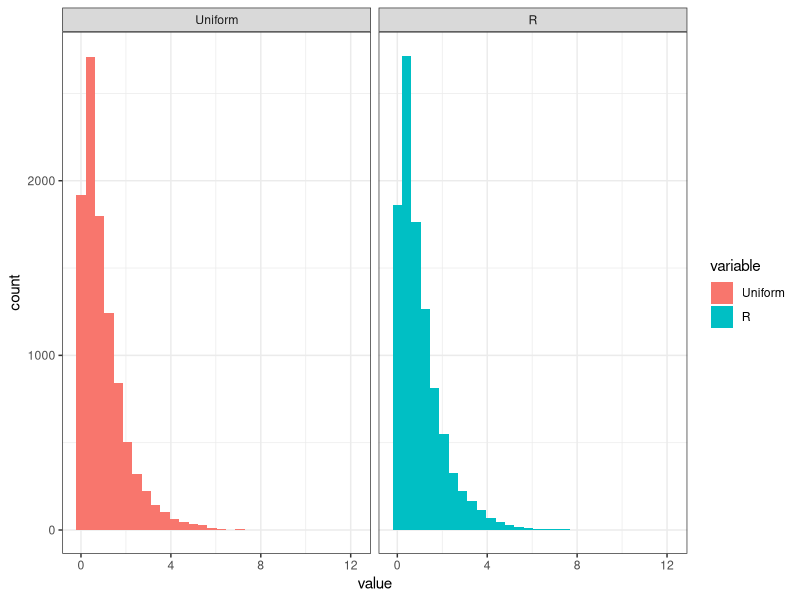
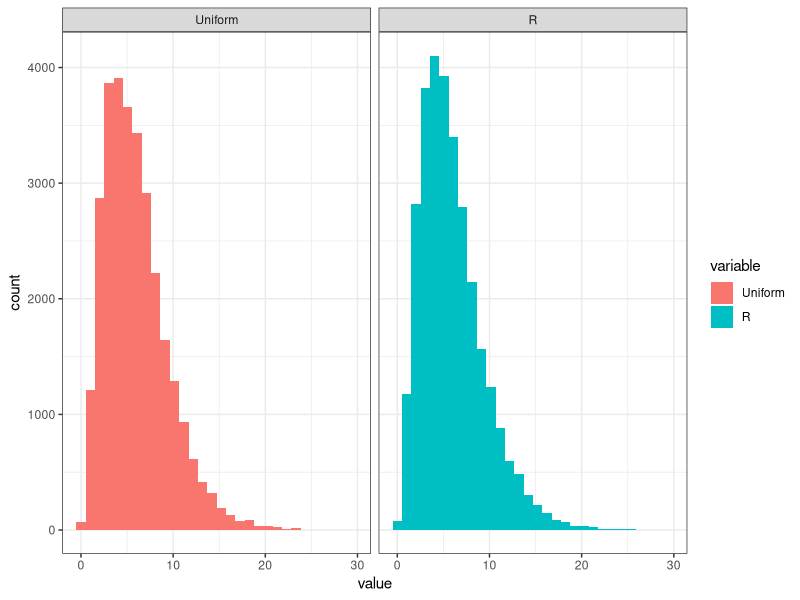
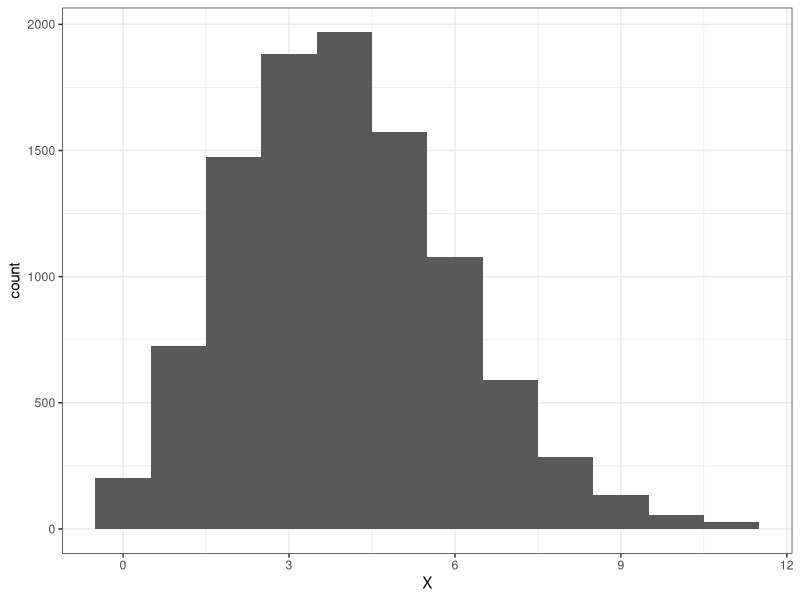
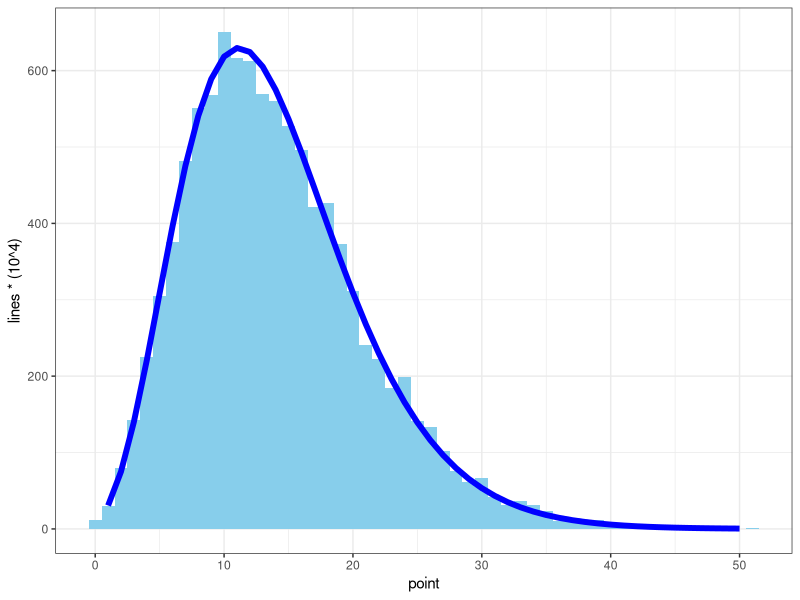
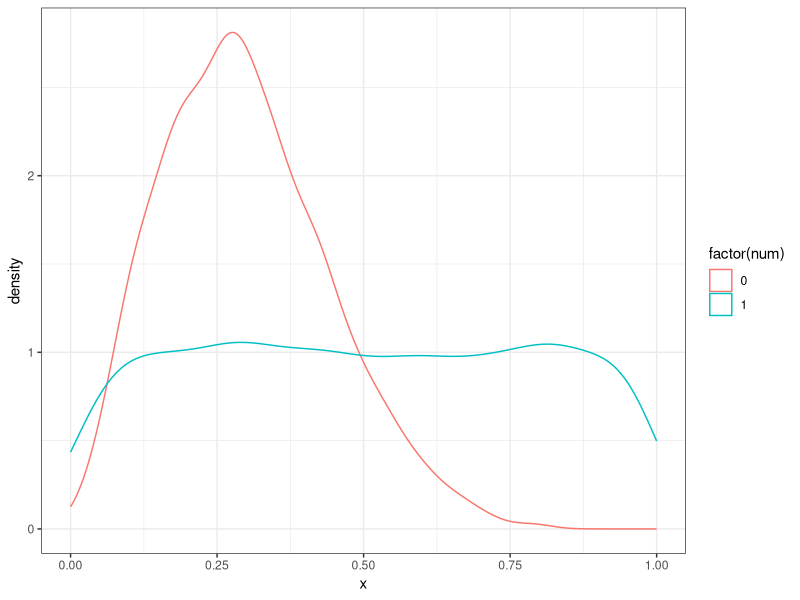

Reproduce these figures in R, in order.
## ---- chunk 1
knitr::opts_chunk$set(echo = TRUE,warning = FALSE,message = FALSE)
library(ggplot2)
library(reshape2)
library(dplyr)
theme_set(theme_bw())
## ---- chunk 2
Nsim <- 10^4
U <- runif(Nsim)
X <- -log(U)
Y = rexp(Nsim)
plot_d <- data.frame(Uniform=X,R=Y)
ggplot(plot_d %>% melt,aes(x=value))+geom_histogram(aes(fill=variable))+facet_grid(.~variable)
## ---- chunk 3
U <- runif(3*10^4)
U <- matrix(data = U,nrow = 3)
X <- -log(U)
X <- 2*apply(X,2,sum)
Y <- rchisq(3*10^4,df=6)
plot_d <- data.frame(Uniform=X,R=Y)
ggplot(plot_d %>% melt,aes(x=value))+geom_histogram(aes(fill=variable))+facet_grid(.~variable)
## ---- chunk 4
Nsim <- 10^4;lambda <- 4
spread <- 3*sqrt(lambda)
t <- round(seq(max(0,lambda-spread),lambda+spread,1))
prob <- ppois(t,lambda)
X <- rep(0,Nsim)
for(i in 1:Nsim){
  u <- runif(1)
  X[i] <- t[1] + sum(prob < u)
}
ggplot(data.frame(X),aes(X))+geom_histogram(binwidth = 1)
## ---- chunk 5
Nsim <- 10^4
n <- 6;p <- 0.3
y <- rgamma(Nsim, n, rate=p/(1-p))
x <- rpois(Nsim, y)
lines <- dnbinom(1:50,n,p)
ggplot() + geom_histogram(data.frame(point = x),mapping=aes(x=point), binwidth=1, fill="skyblue") + geom_line(data.frame(x=c(1:50),lines),mapping=aes(x=x,y=lines*(10^4)),colour="blue",size=2)
## ---- chunk 6
Nsim <- 2500
a <- 2.7;b <- 6.3
M <- 2.67
u <- runif(Nsim, max = M)
y <- runif(Nsim)
x <- y[u < dbeta(y,a,b)]
ggplot(data = rbind(data.frame(num=0,x),data.frame(num=1,x=y)),aes(x=x,colour=factor(num))) + geom_density() + xlim(x=c(0,1))
